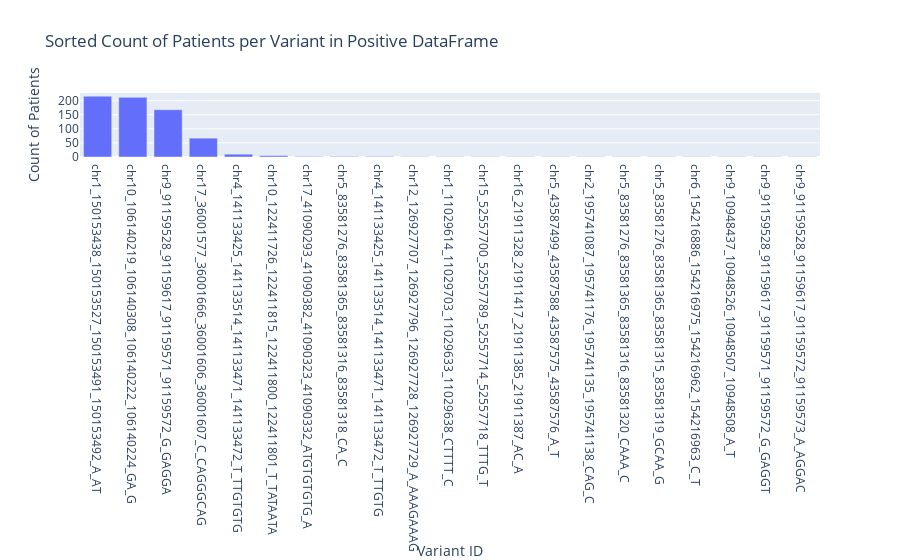

The notebook cell this image was saved under:
### Code cell
# Patients per variant for the positive DataFrame, sorted
fig2 = px.bar(x=patients_per_variant_positive_sorted.index, y=patients_per_variant_positive_sorted.values,
              labels={'x': 'Variant ID', 'y': 'Count of Patients'},
              title='Sorted Count of Patients per Variant in Positive DataFrame')
fig2.show()

### Figure 1 — Plotly figure (JSON) as saved in the notebook; plotly's stock layout.template omitted (floating-point values rounded to 4 significant figures)
{"data": [{"alignmentgroup": "True", "hovertemplate": "Variant ID=%{x}<br>Count of Patients=%{y}<extra></extra>", "legendgroup": "", "marker": {"color": "#636efa", "pattern": {"shape": ""}}, "name": "", "offsetgroup": "", "orientation": "v", "showlegend": false, "textposition": "auto", "type": "bar", "x": ["chr1_150153438_150153527_150153491_150153492_A_AT", "chr10_106140219_106140308_106140222_106140224_GA_G", "chr9_91159528_91159617_91159571_91159572_G_GAGGA", "chr17_36001577_36001666_36001606_36001607_C_CAGGGCAG", "chr4_141133425_141133514_141133471_141133472_T_TTGTGTG", "chr10_122411726_122411815_122411800_122411801_T_TATAATA", "chr17_41090293_41090382_41090323_41090332_ATGTGTGTG_A", "chr5_83581276_83581365_83581316_83581318_CA_C", "chr4_141133425_141133514_141133471_141133472_T_TTGTG", "chr12_126927707_126927796_126927728_126927729_A_AAAGAAAG", "chr1_11029614_11029703_11029633_11029638_CTTTT_C", "chr15_52557700_52557789_52557714_52557718_TTTG_T", "chr16_21911328_21911417_21911385_21911387_AC_A", "chr5_43587499_43587588_43587575_43587576_A_T", "chr2_195741087_195741176_195741135_195741138_CAG_C", "chr5_83581276_83581365_83581316_83581320_CAAA_C", "chr5_83581276_83581365_83581315_83581319_GCAA_G", "chr6_154216886_154216975_154216962_154216963_C_T", "chr9_10948437_10948526_10948507_10948508_A_T", "chr9_91159528_91159617_91159571_91159572_G_GAGGT", "chr9_91159528_91159617_91159572_91159573_A_AGGAC"], "xaxis": "x", "y": [216, 212, 168, 67, 10, 5, 2, 2, 2, 1, 1, 1, 1, 1, 1, 1, 1, 1, 1, 1, 1], "yaxis": "y"}], "layout": {"autosize": true, "barmode": "relative", "legend": {"tracegroupgap": 0}, "title": {"text": "Sorted Count of Patients per Variant in Positive DataFrame"}, "xaxis": {"anchor": "y", "autorange": true, "domain": [0, 1], "range": [-0.5, 20.5], "title": {"text": "Variant ID"}, "type": "category"}, "yaxis": {"anchor": "x", "autorange": true, "domain": [0, 1], "range": [0, 227.4], "title": {"text": "Count of Patients"}, "type": "linear"}}}
